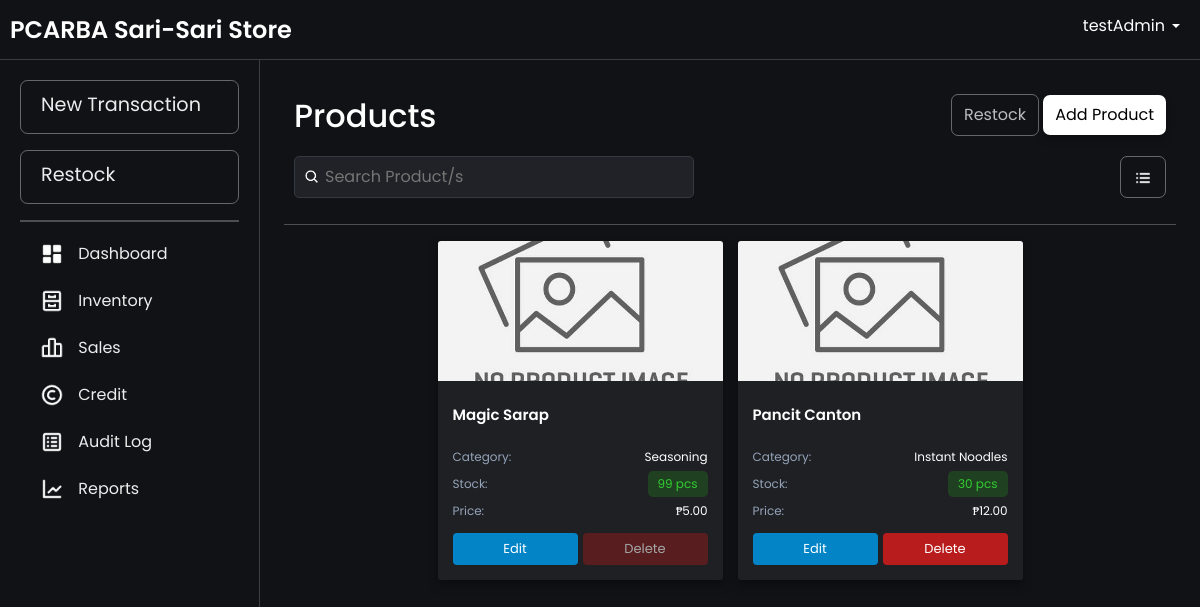
/grid.php (signed in), run on the app's committed database.
### tables this page shows
CREATE TABLE `products` (
  `productId` int(11) NOT NULL AUTO_INCREMENT,
  `productName` varchar(100) NOT NULL,
  `productCategory` varchar(100) NOT NULL,
  `unitPrice` decimal(10,2) NOT NULL,
  `categoryId` int(11) NOT NULL,
  `unit` enum('pcs','kg','L','pack','mL','doz','m') NOT NULL DEFAULT 'pcs',
  `imagePath` varchar(255) DEFAULT NULL,
  PRIMARY KEY (`productId`),
  KEY `categories_products` (`categoryId`),
  CONSTRAINT `categories_products` FOREIGN KEY (`categoryId`) REFERENCES `categories` (`categoryId`)
);

CREATE TABLE `categories` (
  `categoryId` int(11) NOT NULL AUTO_INCREMENT,
  `categoryName` varchar(40) DEFAULT NULL,
  PRIMARY KEY (`categoryId`)
);

### grid.php (the view, shortened to what this page needs)
<?php
include 'db.php';
function isProductReferencedInSaleItem($conn, $productId)
{
    $query = "SELECT COUNT(*) as count FROM sale_item WHERE productId = ?";
    $stmt = $conn->prepare($query);
    $stmt->bind_param("i", $productId);
    $stmt->execute();
    $result = $stmt->get_result();
    $row = $result->fetch_assoc();
    return $row['count'] > 0;
}
$query = "
    SELECT
        p.productId,
        p.productName,
        c.categoryName AS productCategory,
        p.unitPrice,
        COALESCE(SUM(b.quantity), 0) AS totalStock,
        p.unit,
        p.imagePath as image
    FROM
        products p
    LEFT JOIN
        batchItem b ON p.productId = b.productId
    LEFT JOIN
        categories c ON p.categoryId = c.categoryId
    GROUP BY
        p.productId, p.productName, c.categoryName, p.unitPrice, p.unit, p.imagePath
";
$result = $conn->query($query);
$products = $result->fetch_all(MYSQLI_ASSOC);
?>
<!DOCTYPE html>
<html lang="en">
<head>
    <link href="css/bootstrap.min.css" rel="stylesheet">
    <link rel="stylesheet" href="css/layer1.css">
    <link rel="stylesheet" href="css/inventory.css">
</head>
<body>
    <?php include 'navbar.php'; ?>
    <div class="main-content">
        <div class="container">
            <div class="header-container">
                <h2>Products</h2>
                <div class="button">
                    <a href="restock.php" class="restock-button">Restock</a>
                    <a href="insertProduct.php" class="button-product">Add Product</a>
                </div>
                <div class="search-container">
                    <div class="search-wrapper">
                        <img src="images/search-icon.png" alt="Search" class="search-icon">
                        <input type="text" id="searchBar" placeholder="Search Product/s" onkeyup="filterProducts(); toggleClearIcon();">
                    </div>
                    <div class="toggle-container">
                        <a href="inventory.php" class="grid-button">
                            <img src="images/table-mode.png" alt="Table Mode" style="width: 20px; height: 20px;">
                        </a>
                    </div>
                </div>
            </div>
            <hr>
            <div class="view product-grid wwfade-in">
                <?php foreach ($products as $product) {
                    $stockClass = '';
                    $stockText = '';
                    if ($product['totalStock'] == 0) {
                        $stockClass = 'stock-out';
                        $stockText = 'Out of Stock';
                    } elseif ($product['totalStock'] < 5) {
                        $stockClass = 'stock-low';
                        $stockText = htmlspecialchars($product['totalStock']) . (isset($product['unit']) ? ' ' . htmlspecialchars($product['unit']) : '');
                    } else {
                        $stockClass = 'stock-good';
                        $stockText = htmlspecialchars($product['totalStock']) . (isset($product['unit']) ? ' ' . htmlspecialchars($product['unit']) : '');
                    }
                    $imagePath = 'images/no-image.png';
                    $isReferenced = isProductReferencedInSaleItem($conn, $product['productId']);
                ?>
                    <div class="product-card">
                        <div class="product-image">
                            <img src="<?php echo htmlspecialchars($imagePath); ?>" alt="<?php echo htmlspecialchars($product['productName']); ?>" onerror="this.src='images/no-image.png'">
                        </div>
                        <div class="product-info">
                            <h3 class="product-name"><?php echo htmlspecialchars($product['productName']); ?></h3>
                            <div class="product-detail">
                                <span class="detail-label">Category:</span>
                                <span><?php echo htmlspecialchars($product['productCategory']); ?></span>
                            </div>
                            <div class="product-detail">
                                <span class="detail-label">Stock:</span>
                                <span class="<?php echo $stockClass; ?>"><?php echo $stockText; ?></span>
                            </div>
                            <div class="product-detail">
                                <span class="detail-label">Price:</span>
                                <span class="product-price">₱<?php echo number_format($product['unitPrice'], 2); ?></span>
                            </div>
                            <div class="card-actions">
                                <a href="editProduct.php?productName=<?php echo urlencode($product['productName']); ?>" class="action-button edit-button">Edit</a>
                                <form method="post" style="display:inline; flex: 1;" onsubmit="return confirmDelete()">
                                    <button type="submit" name="delete_product" class="action-button delete-button" <?php echo $isReferenced ? 'disabled' : ''; ?> style="width: 100%;">Delete</button>
                                </form>
                            </div>
                        </div>
                    </div>
                <?php } ?>
            </div>
        </div>
    </div>
</body>
</html>

### css/layer1.css (style rules this page uses)
body { background-color: rgb(17, 18, 22); font-family: "Poppins", serif; color: white; }

### css/inventory.css (style rules this page uses)
.search-container { margin-top: 10px; display: flex; justify-content: space-between; align-items: center; gap: 10px; position: relative; width: 100%; }
.header-container { display: flex; align-items: center; flex-wrap: wrap; flex-direction: row; justify-content: space-between; position: relative; padding: 10px; }
.search-wrapper { display: flex; align-items: center; position: relative; width: 100%; max-width: 400px; }
.search-wrapper .search-icon { position: absolute; left: 10px; width: 16px; height: 16px; }
.search-wrapper input { padding: 8px 8px 8px 30px; width: 100%; border-radius: 5px; border: 1px solid #333942; background-color: rgba(33, 34, 39, 255); color: #f7f7f8; }
.restock-button { display: inline-block; padding: 8px 12px; background: transparent; color: rgb(187, 188, 190); text-decoration: none; border-radius: 7px; border: 0.5px solid rgba(187, 188, 190, 0.5); transition: border-color 0.3s, color 0.3s; margin-bottom: 10px; }
.button-product { background: transparent; display: inline-block; padding: 8px 12px; background-color: rgb(255, 255, 255); color: #000; text-decoration: none; border-radius: 7px; box-shadow: 0 4px 8px rgba(0, 0, 0, 0.26); transition: all 0.3s ease; margin-bottom: 10px; }
.main-content { padding: 10px; height: 100vh; }
.stock-good { color: limegreen; }

### grid.php (style rules this page uses)
.main-content { max-height: 93vh; }
.grid-button { display: inline-block; padding: 8px 12px; background: transparent; color: rgb(187, 188, 190); text-decoration: none; border-radius: 7px; border: 0.5px solid rgba(187, 188, 190, 0.5); transition: border-color 0.3s, color 0.3s; }
.product-image { display: flex; align-items: center; justify-content: center; margin-bottom: 10px; position: relative; overflow: hidden; width: 100%; height: 100vh; }
.product-image img { width: 120%; height: auto; top: 50%; left: 50%; position: absolute; object-fit: contain; transform: translate(-50%, -50%); transition: transform 0.3s ease; }
.product-grid { display: flex !important; flex-wrap: wrap; gap: 15px; justify-content: center; align-items: stretch; }
.product-card { background-color: #1f2024; border-radius: 3px; overflow: hidden; box-shadow: 0 5px 10px rgba(0, 0, 0, 0.35); display: flex; flex-direction: column; transition: transform 0.2s ease-in-out; flex: 1 1 250px; max-width: 285px; min-width: 200px; }
.product-info { padding: 15px !important; display: flex; flex-direction: column; flex-grow: 1; }
.product-image { height: 140px; overflow: hidden; display: flex; align-items: center; justify-content: center; background-color: rgba(255, 255, 255, 0.05); width: 100%; }
.product-image img { object-fit: contain; transition: transform 0.3s ease; }
.product-info { padding: 10px; display: flex; flex-direction: column; flex-grow: 1; }
.product-detail { display: flex; justify-content: space-between; margin-bottom: 5px; font-size: 12px; align-items: center; }
.detail-label { color: #94a3b8; min-width: 55px; }
.product-name { font-size: 15px; font-weight: 600; margin: 0 0 6px 0; line-height: 1.2; height: 36px; overflow: hidden; }
.card-actions { display: flex; gap: 5px; margin-top: 8px; }
.action-button { padding: 6px 0; border-radius: 4px; font-size: 13px; cursor: pointer; border: none; text-align: center; flex: 1; text-decoration: none; display: inline-block; transition: all 0.2s ease; }
.edit-button { background-color: #0284c7; color: white; }
.delete-button { background-color: #b91c1c; color: white; }
.delete-button[disabled] { background-color: #7f1d1d; opacity: 0.6; cursor: not-allowed; }
.stock-good { border-radius: 5px; padding: 4px 10px; background-color: rgba(41, 255, 17, 0.15); }

### navbar.php (style rules this page uses)
html, body { margin: 0; padding: 0; width: 100%; height: 100%; overflow-x: hidden; }
body { display: grid; grid-template-rows: 60px 1fr; grid-template-columns: 260px 1fr; height: 100vh; overflow: hidden; margin: 0; }
.main-content { grid-row: 2 / -1; grid-column: 2 / -1; padding: 24px 24px; overflow-y: auto; transition: margin-left 0.3s; margin: 0; }
.container { width: 100%; padding: 0; margin: 0 auto; }

### data on the page
products: productName "Magic Sarap", categoryId.categoryName "Seasoning", stockText "99 pcs", unitPrice "5.00"
products: productName "Pancit Canton", categoryId.categoryName "Instant Noodles", stockText "30 pcs", unitPrice "12.00"

### other printed values
$_SESSION['username'] "testAdmin"
